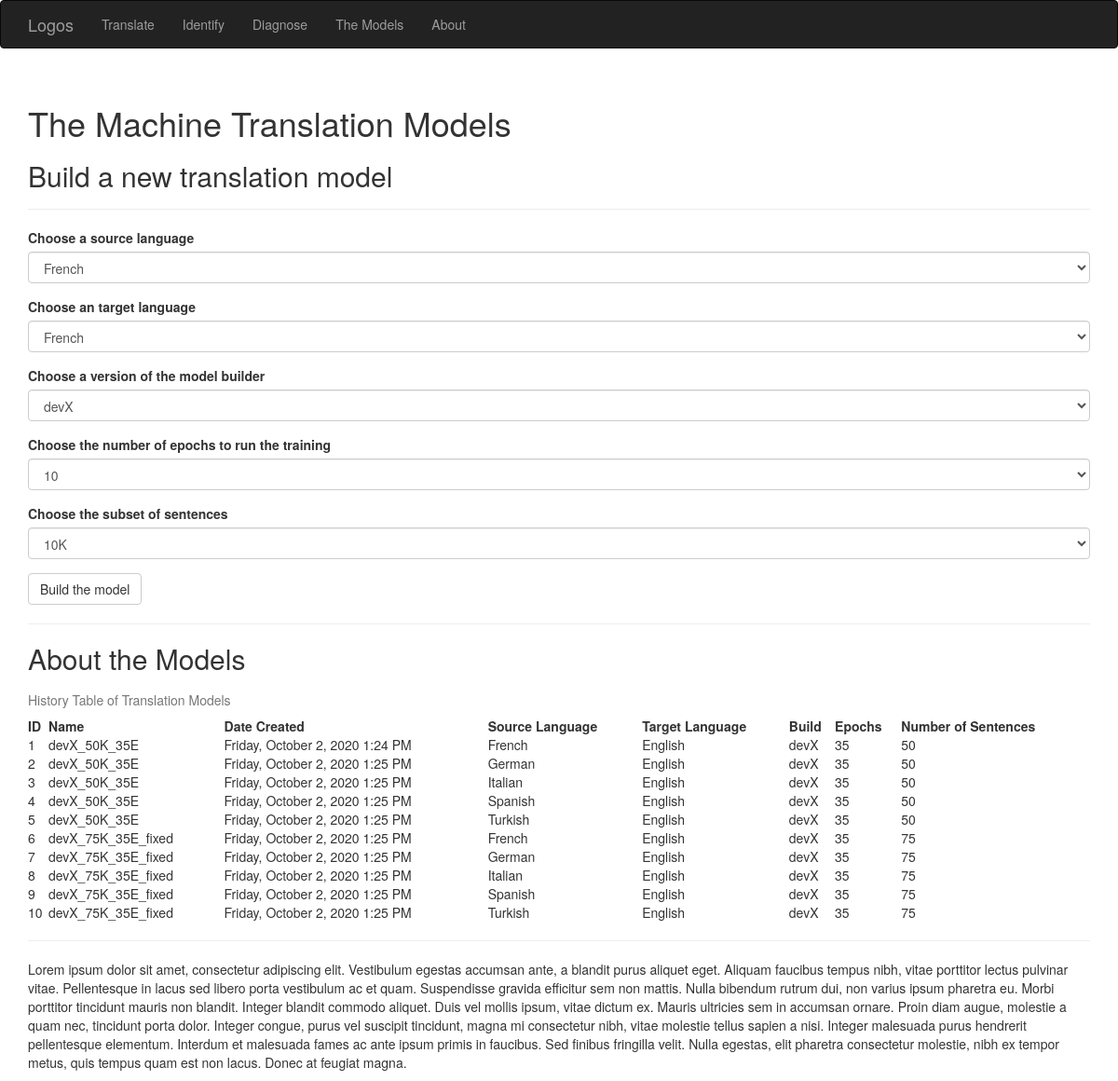
Page /themodels on the committed database.
### app/models.py (models this page shows, shortened)
class TranslationModel(db.Model):
    __tablename__ = 'translation_models'
    id = db.Column(db.Integer, primary_key=True)
    date = db.Column(db.DateTime())
    name = db.Column(db.String(64))
    summary = db.Column(db.String(64))
    number_of_epochs = db.Column(db.Integer, db.ForeignKey('epochs.id'))
    number_of_sentences = db.Column(db.Integer, db.ForeignKey('subsets.id'))
    source_lang_id = db.Column(db.Integer)
    target_lang_id = db.Column(db.Integer)
    build_id = db.Column(db.Integer)
    model_path = db.Column(db.String)
    source_tokenizer = db.Column(db.String)
    source_max_length = db.Column(db.Integer)
    source_word_count = db.Column(db.Integer)
    target_tokenizer = db.Column(db.String)
    target_word_count = db.Column(db.Integer)
    target_max_length = db.Column(db.Integer)
    aws_bucket_name = db.Column(db.String(64))

class Language(db.Model):
    __tablename__ = 'languages'
    id = db.Column(db.Integer, primary_key=True)
    code = db.Column(db.String(64), unique=True)
    name = db.Column(db.String(64))
    en_name = db.Column (db.String(64))

class Build(db.Model):
    __tablename__ = 'builds'
    id = db.Column(db.Integer, primary_key=True)
    name = db.Column(db.String(64), unique=True)
    summary = db.Column(db.String(64))

### app/main/views.py (the view, shortened to what this page needs)
@main.route('/themodels', methods=['GET', 'POST'])
def themodels():
    table_of_model_history = [[model.id,
                               model.date,
                               model.name,
                               Language.query.filter_by(id=model.source_lang_id).first().en_name,
                               Language.query.filter_by(id=model.target_lang_id).first().en_name,
                               Build.query.filter_by(id=model.build_id).first().name,
                               model.number_of_epochs,
                               model.number_of_sentences] \
                                   for model in TranslationModel.query.all()]
    form = BuildModelForm()
    form.form_selection_input_lang.choices = [f'{lang.en_name}' for lang in Language.query.all()]
    form.form_selection_output_lang.choices = [f'{lang.en_name}' for lang in Language.query.all()]
    form.form_selection_build_name.choices = [f'{build.name}' for build in Build.query.all()]
    form.form_selection_number_of_epochs.choices = [f'{epoch.number_of_epochs}' for epoch in Epoch.query.all()]
    form.form_selection_number_of_sentences.choices = [f'{subset.display_string_of_number}' for subset in Subset.query.all()]
    if 'input_lang' in session:
        form.form_selection_input_lang.data = session['input_lang']
    if 'output_lang' in session:
        form.form_selection_output_lang.data= session['output_lang']
    if 'build_name' in session:
        form.form_selection_build_name.data= session['build_name']
    if 'epochs' in session:
        form.form_selection_number_of_epochs.data= session['epochs']
    if 'subset' in session:
        form.form_selection_number_of_sentences.data= session['subset']
    return render_template('themodels.html',
                            form=form,
                            form_selection_input_lang=session.get('input_lang'),
                            form_selection_output_lang=session.get('output_lang'),
                            form_selection_build_name=session.get('build_name'),
                            form_selection_number_of_epochs=session.get('epochs'),
                            form_selection_number_of_sentences=session.get('subset'),
                            table_of_model_history=table_of_model_history,
                            current_time=datetime.utcnow())

### app/main/forms.py
class BuildModelForm(FlaskForm):
    form_selection_input_lang = SelectField('Choose a source language', validators=[DataRequired()])
    form_selection_output_lang = SelectField('Choose an target language', validators=[DataRequired()])
    form_selection_build_name = SelectField('Choose a version of the model builder', validators=[DataRequired()])
    form_selection_number_of_epochs = SelectField('Choose the number of epochs to run the training', validators=[DataRequired()])
    form_selection_number_of_sentences = SelectField('Choose the subset of sentences', validators=[DataRequired()])
    submit = SubmitField('Build the model')

### app/templates/themodels.html (shortened to what this page needs)
{% extends "base.html" %}
{% import "bootstrap/wtf.html" as wtf %}
{% block head %}
{{ super() }}
{% endblock %}
{% block page_content %}
<div class="page-header">
    <h1>The Machine Translation Models</h1>
    <h2>Build a new translation model</h2>
</div>
{{ wtf.quick_form(form) }}
<hr/>
<div class="page=header">
    <h2>About the Models</h2>
    <table style="width:100%">
        <caption>History Table of Translation Models</caption>
        <tr>
          <th>ID</th>
          <th>Name</th>
          <th>Date Created</th>
          <th>Source Language</th>
          <th>Target Language</th>
          <th>Build</th>
          <th>Epochs</th>
          <th>Number of Sentences</th>
        </tr>
        {% for model in table_of_model_history %}
        <tr>
          <td>{{ model[0] }}</td>
          <td>{{ model[2] }}</td>
          <td>{{ moment(model[1]).format('LLLL')  }}</td>
          <td>{{ model[3] }}</td>
          <td>{{ model[4] }}</td>
          <td>{{ model[5] }}</td>
          <td>{{ model[6] }}</td>
          <td>{{ model[7] }}</td>
        </tr>
        {% endfor %}
    </table>
    <hr/>
    <p>Lorem ipsum dolor sit amet, consectetur adipiscing elit. Vestibulum egestas accumsan ante, a blandit purus aliquet eget. Aliquam faucibus tempus nibh, vitae porttitor lectus pulvinar vitae. Pellentesque in lacus sed libero porta vestibulum ac et quam. Suspendisse gravida efficitur sem non mattis. Nulla bibendum rutrum dui, non varius ipsum pharetra eu. Morbi porttitor tincidunt mauris non blandit. Integer blandit commodo aliquet. Duis vel mollis ipsum, vitae dictum ex. Mauris ultricies sem in accumsan ornare. Proin diam augue, molestie a quam nec, tincidunt porta dolor. Integer congue, purus vel suscipit tincidunt, magna mi consectetur nibh, vitae molestie tellus sapien a nisi. Integer malesuada purus hendrerit pellentesque elementum. Interdum et malesuada fames ac ante ipsum primis in faucibus. Sed finibus fringilla velit. Nulla egestas, elit pharetra consectetur molestie, nibh ex tempor metus, quis tempus quam est non lacus. Donec at feugiat magna.</p>
</div>
{% endblock %}

### app/templates/base.html (shortened to what this page needs)
{% extends "bootstrap/base.html" %}
{% block head %}
{{ super() }}
{% endblock %}
{% block navbar %}
<div class="navbar navbar-inverse" role="navigation">
    <div class="container">
        <div class="navbar-header">
            <a class="navbar-brand" href="{{ url_for('main.index') }}">Logos</a>
        </div>
        <div class="navbar-collapse collapse">
            <ul class="nav navbar-nav">
                <li><a href="{{ url_for('main.index') }}">Translate</a></li>
            </ul>
            <ul class="nav navbar-nav">
                <li><a href="{{ url_for('main.identify') }}">Identify</a></li>
            </ul>
            <ul class="nav navbar-nav">
                <li><a href="{{ url_for('main.diagnose') }}">Diagnose</a></li>
            </ul>
            <ul class="nav navbar-nav">
                <li><a href="{{ url_for('main.themodels') }}">The Models</a></li>
            </ul>
            <ul class="nav navbar-nav">
                <li><a href="{{ url_for('main.about') }}">About</a></li>
            </ul>
        </div>
    </div>
</div>
{% endblock %}
{% block content %}
<div class="container">
    {% block page_content %}{% endblock %}
</div>
{% endblock %}

### rows in the picture
TranslationModel: name "devX_50K_35E", date "Friday, October 2, 2020 1:24 PM"
Language: en_name "French" "French"
Language: en_name "English" "English" "English" "English" "English" "English" "English" "English" "English" "English"
Build: name "devX" "devX" "devX" "devX" "devX" "devX" "devX" "devX" "devX" "devX"
TranslationModel: name "devX_50K_35E", date "Friday, October 2, 2020 1:25 PM"
Language: en_name "German" "German"
TranslationModel: name "devX_50K_35E", date "Friday, October 2, 2020 1:25 PM"
Language: en_name "Italian" "Italian"
TranslationModel: name "devX_50K_35E", date "Friday, October 2, 2020 1:25 PM"
Language: en_name "Spanish" "Spanish"
TranslationModel: name "devX_50K_35E", date "Friday, October 2, 2020 1:25 PM"
Language: en_name "Turkish" "Turkish"
TranslationModel: name "devX_75K_35E_fixed", date "Friday, October 2, 2020 1:25 PM"
TranslationModel: name "devX_75K_35E_fixed", date "Friday, October 2, 2020 1:25 PM"
TranslationModel: name "devX_75K_35E_fixed", date "Friday, October 2, 2020 1:25 PM"
TranslationModel: name "devX_75K_35E_fixed", date "Friday, October 2, 2020 1:25 PM"
TranslationModel: name "devX_75K_35E_fixed", date "Friday, October 2, 2020 1:25 PM"

### other values in the picture
{{ model[0] }} "1" "2" "3" "4" "5" "6" "7" "8" "9" "10"
{{ model[6] }} "35" "35" "35" "35" "35" "35" "35" "35" "35" "35"
{{ model[7] }} "50" "50" "50" "50" "50" "75" "75" "75" "75" "75"
